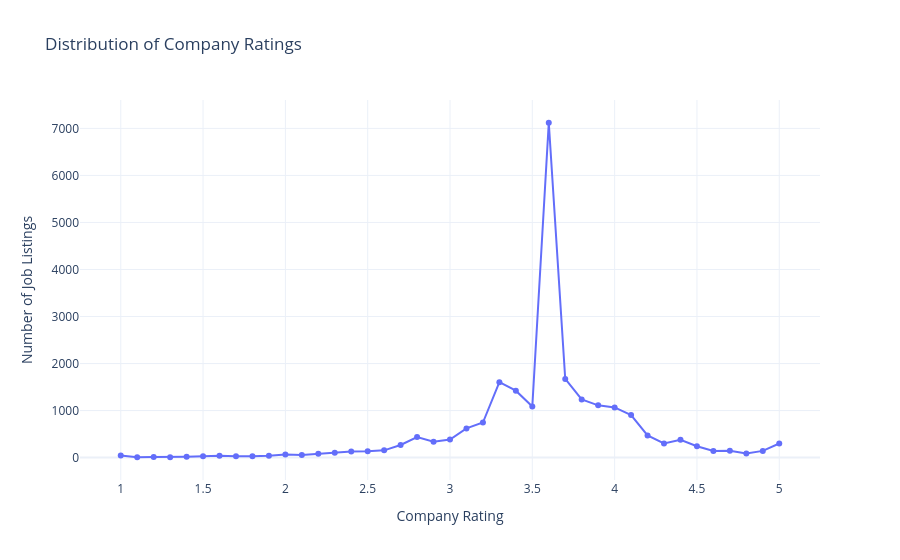

Notebook code cell kept with this figure:
### Code cell
import plotly.express as px

rating_counts = df['company_rating'].value_counts().sort_index()

fig = px.line(
    x=rating_counts.index,
    y=rating_counts.values,
    markers=True,
    title='Distribution of Company Ratings'
)

fig.update_layout(
    xaxis_title='Company Rating',
    yaxis_title='Number of Job Listings',
    template='plotly_white'
)

fig.show()

### Figure 1 — Plotly figure (JSON) as saved in the notebook; plotly's stock layout.template omitted (floating-point values rounded to 4 significant figures)
{"data": [{"hovertemplate": "x=%{x}<br>y=%{y}<extra></extra>", "legendgroup": "", "line": {"color": "#636efa", "dash": "solid"}, "marker": {"symbol": "circle"}, "mode": "lines+markers", "name": "", "orientation": "v", "showlegend": false, "type": "scatter", "x": [1.0, 1.1, 1.2, 1.3, 1.4, 1.5, 1.6, 1.7, 1.8, 1.9, 2.0, 2.1, 2.2, 2.3, 2.4, 2.5, 2.6, 2.7, 2.8, 2.9, 3.0, 3.1, 3.2, 3.3, 3.4, 3.5, 3.6, 3.7, 3.8, 3.9, 4.0, 4.1, 4.2, 4.3, 4.4, 4.5, 4.6, 4.7, 4.8, 4.9, 5.0], "xaxis": "x", "y": [42, 7, 11, 9, 19, 27, 41, 30, 26, 40, 68, 57, 83, 104, 131, 132, 154, 268, 436, 336, 383, 620, 745, 1604, 1423, 1086, 7120, 1672, 1237, 1111, 1067, 903, 472, 301, 379, 241, 139, 146, 89, 142, 300], "yaxis": "y"}], "layout": {"legend": {"tracegroupgap": 0}, "title": {"text": "Distribution of Company Ratings"}, "xaxis": {"anchor": "y", "domain": [0, 1], "title": {"text": "Company Rating"}}, "yaxis": {"anchor": "x", "domain": [0, 1], "title": {"text": "Number of Job Listings"}}}}
